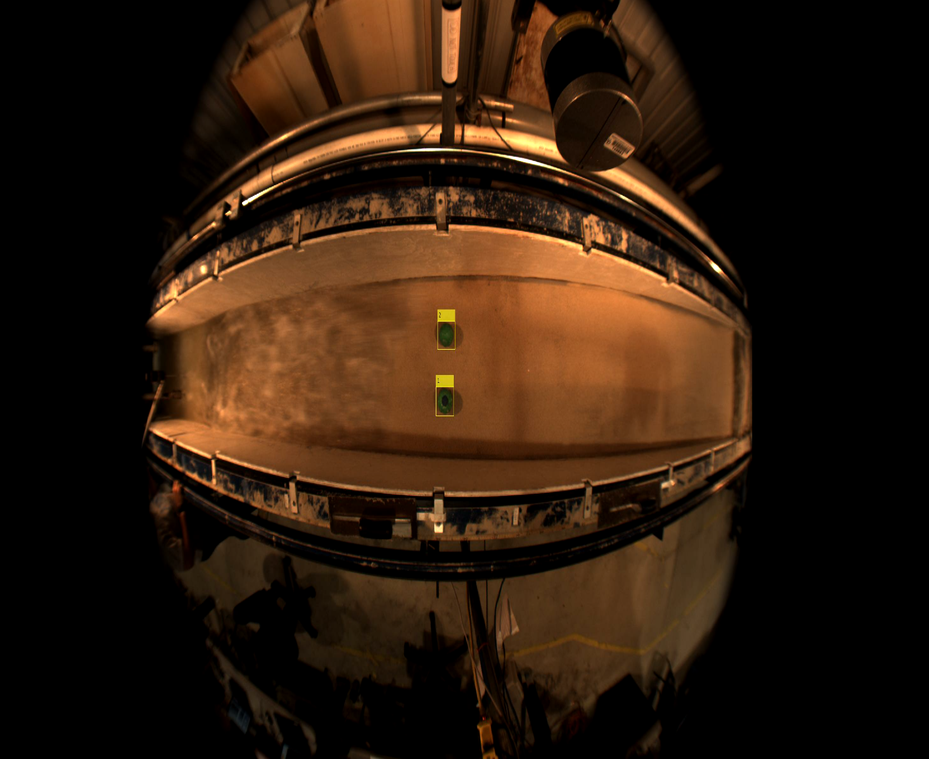
%> input picture image1.png, 929 x 759 px, shrunk from 1650 x 1348 before the run
$ octave --eval "result = detectorMade(imread('image1.png'));"   (GNU Octave 9; MATLAB toolbox functions it lacks are replaced by stand-ins)
%> lines starting %> are read from the running program, lines starting %| are printed output that depends on the picture; in (x1, y1, x2, y2) boxes, pixels count from 0 and x2, y2 are one past the last pixel; in counts of white or black regions, pixels touching at a corner belong together; the program's own positions count from 1
function [mask] = detectorMade(frame)
    img = frame;
%> img is the input picture: size 759x929x3 uint8; mean R, G, B 44.9, 26.8, 12.7

    grayImg = rgb2gray(img);
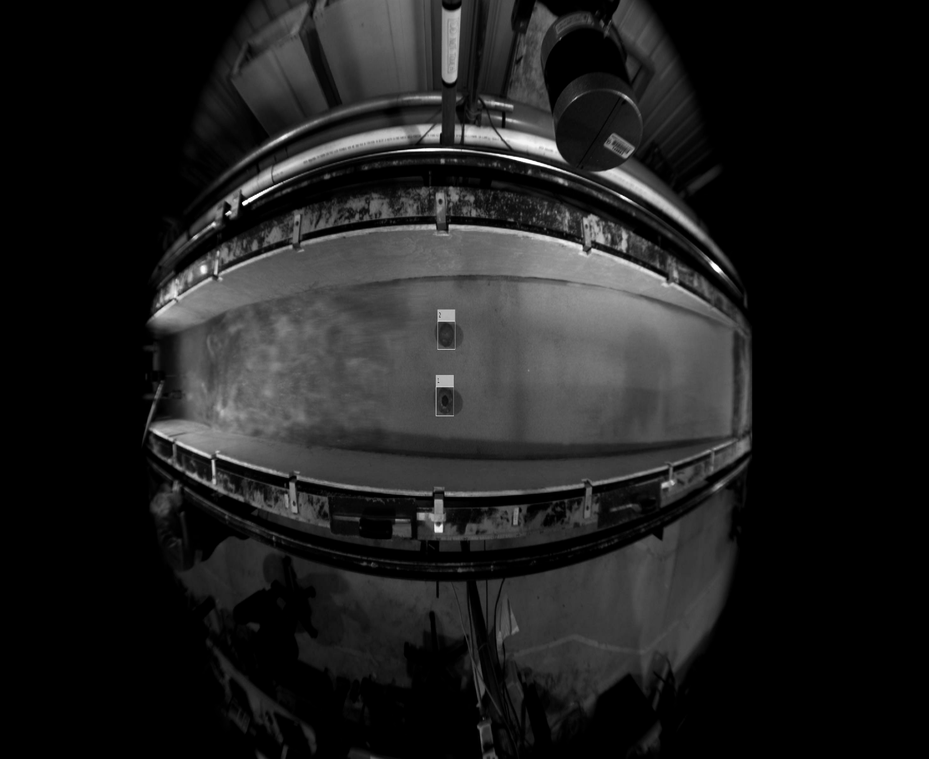
%> grayImg: size 759x929 uint8; min 0, max 255, mean 30.6
    mask = grayImg < 200;
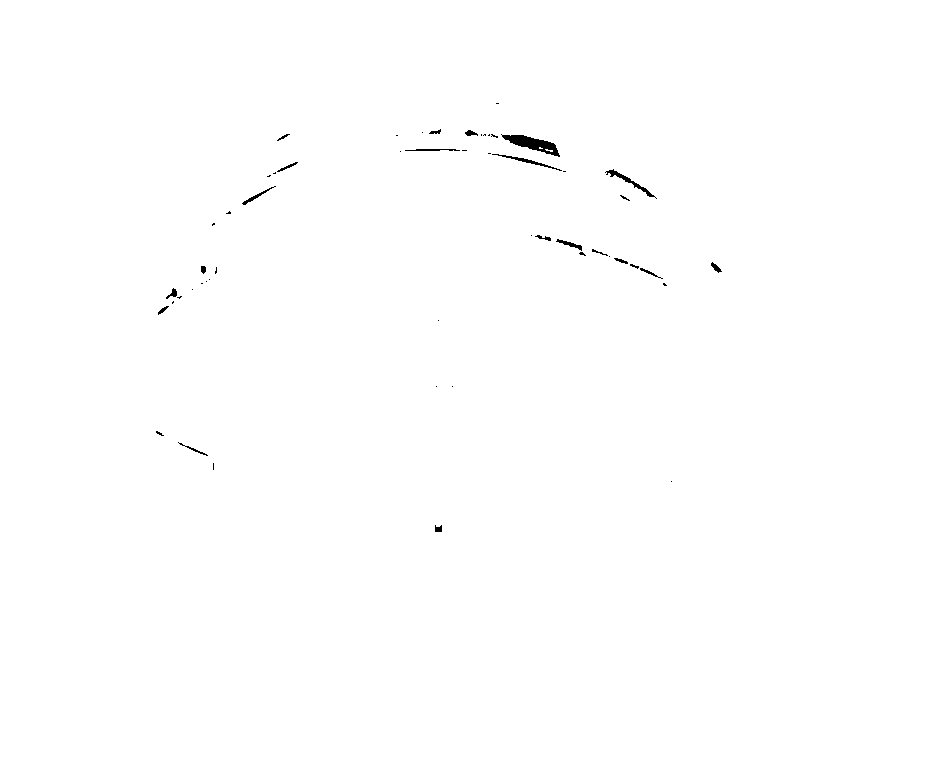
%> mask: size 759x929 logical; 99.7% white; 54 black regions (33 under 20 px), largest, box (x1, y1, x2, y2) and area: (501, 134, 560, 157) 549, (605, 169, 657, 199) 210, (492, 154, 562, 171) 156

    r = img(:, :, 1);
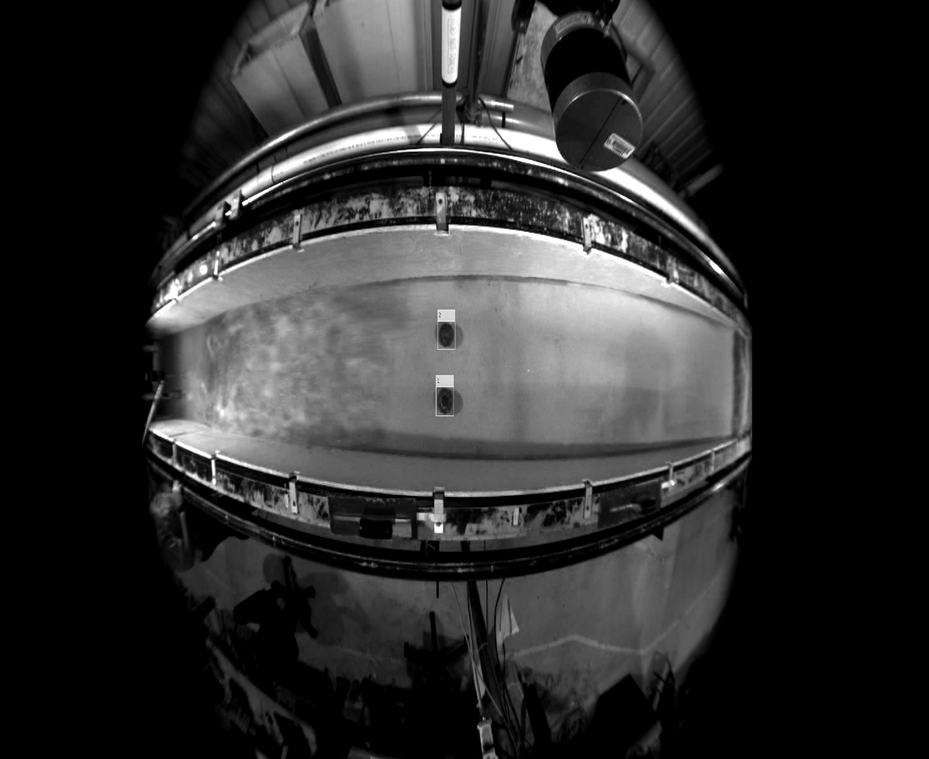
%> r: size 759x929 uint8; min 0, max 255, mean 44.9
    g = img(:, :, 2);
    b = img(:, :, 3);
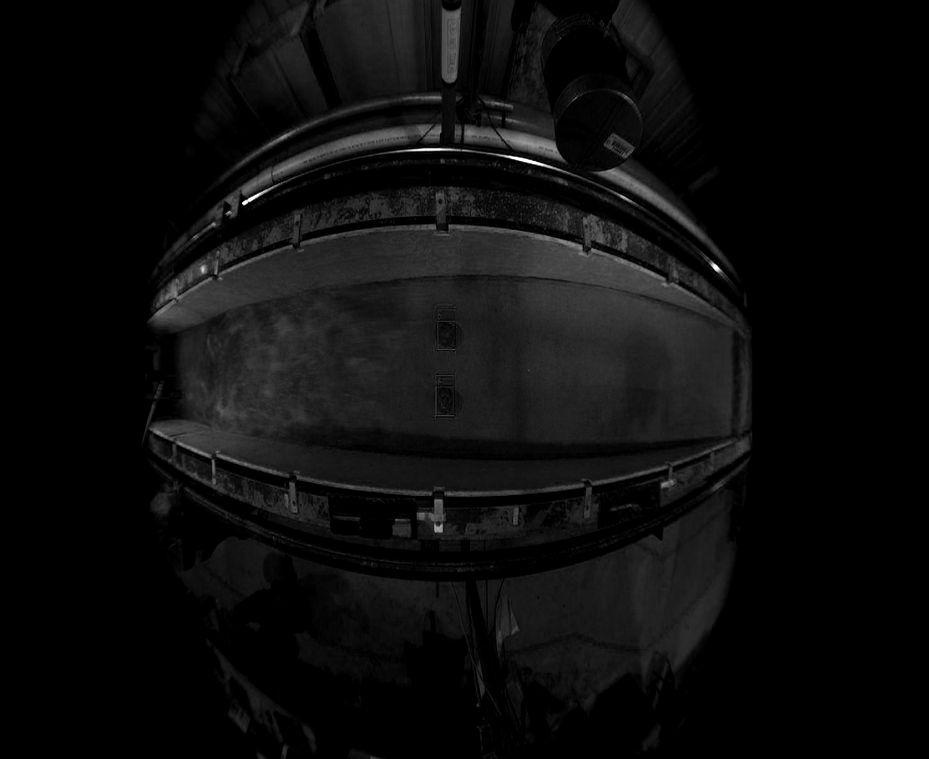
%> b: size 759x929 uint8; min 0, max 255, mean 12.7
    justGreen = g - r/2 -b/2;
    bw = justGreen > 10;
%> bw: size 759x929 logical; 0.47% white; 130 white regions (105 under 20 px), largest, box (x1, y1, x2, y2) and area: (437, 309, 456, 351) 583, (501, 134, 560, 157) 568, (435, 374, 455, 417) 348
    bw = bw & mask;
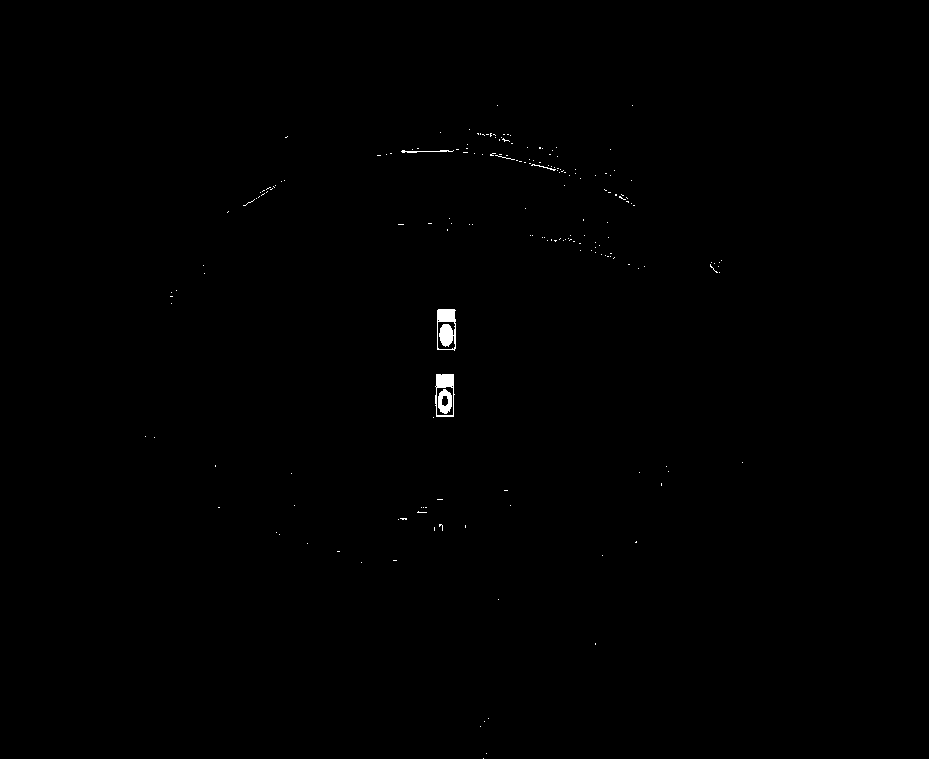
%> bw: size 759x929 logical; 0.24% white; 190 white regions (184 under 20 px), largest, box (x1, y1, x2, y2) and area: (437, 309, 456, 351) 582, (435, 374, 455, 417) 346, (438, 389, 452, 414) 229, (401, 150, 454, 153) 77, (531, 164, 556, 171) 34, (495, 155, 515, 160) 20
    se = strel('disk', 3);
    bw2 = imopen(bw, se);
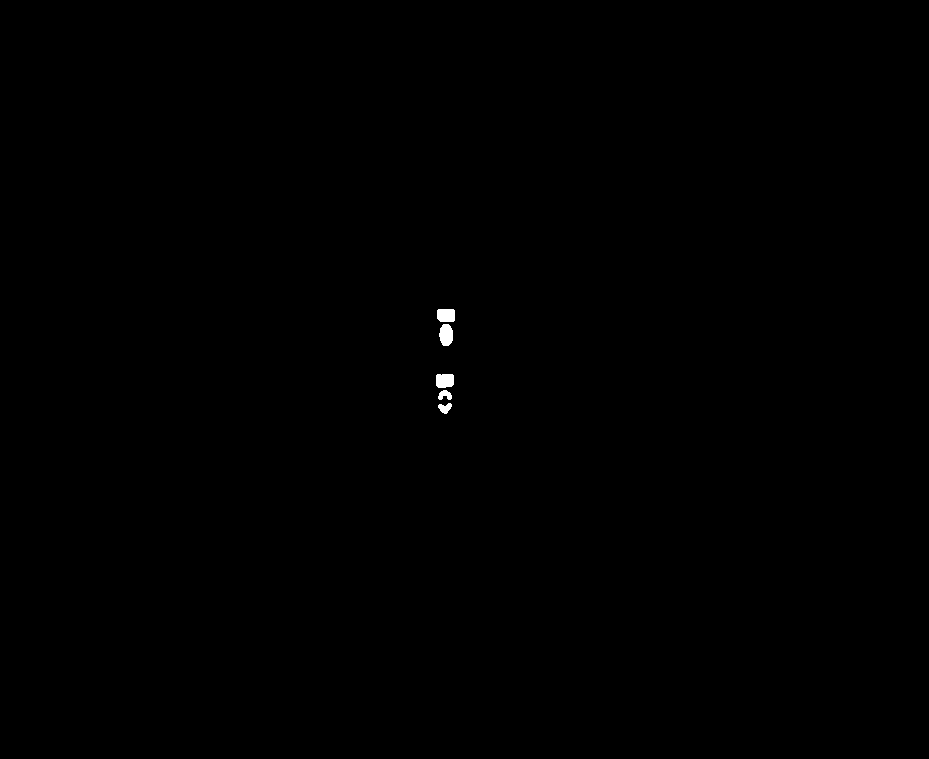
%> bw2: size 759x929 logical; 0.13% white; 5 white regions, box (x1, y1, x2, y2) and area: (439, 324, 453, 346) 249, (436, 374, 454, 388) 235, (437, 309, 455, 322) 225, (438, 403, 452, 414) 97, (438, 390, 452, 400) 94
    mask = bw2;

end
